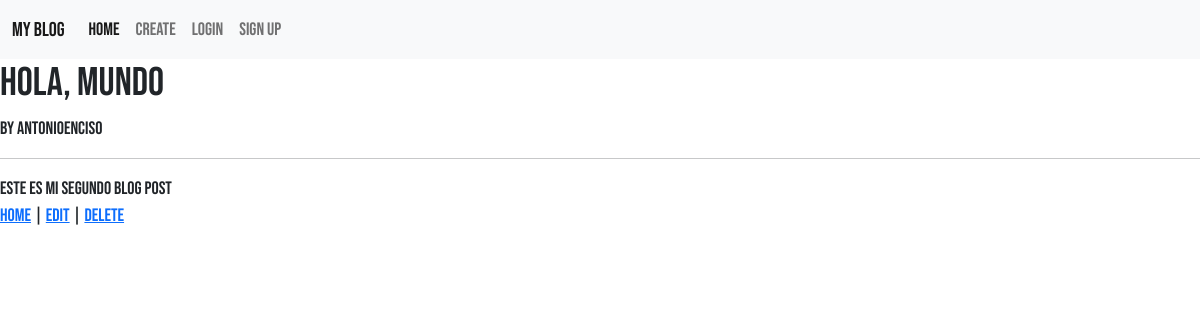
Page /posts/2/ on the committed database.
### blog/models.py (models this page shows, shortened)
class Post(models.Model):
    title = models.CharField(max_length=200)
    author = models.ForeignKey("auth.User",on_delete=models.CASCADE)
    body = models.TextField()

### blog/views.py (the view)
# urls.py: path("posts/<int:pk>/", BlogDetailView.as_view(), name="blog_detail"),
class BlogDetailView(DetailView):
    model = Post
    template_name = "post_detail.html"

### templates/post_detail.html (shortened to what this page needs)
{% extends 'base.html' %}
{% block content %}
    <div class="post-entry">
        <h1>{{ post.title }}</h1>
        <p> By {{ post.author }}</p>
        <hr>
        <p>{{ post.body }}</p>
        <a href="{% url 'home' %}">Home</a> |
        <a href="{% url 'post_edit' %}">Edit</a> |
        <a href="{% url 'post_delete' post.pk %}">Delete</a>
    </div>
{% endblock content %}

### static/css/base.css (style rules this page uses)
body { font-family: 'Bebas Neue', cursive; font-size: 18px; }
.post-entry { margin-bottom: 2rem; }
.post-entry p { margin: 0; font-weight: 300; }

### rows in the picture
Post: title "Hola, mundo", author "AntonioEnciso", body "Este es mi segundo blog post"
